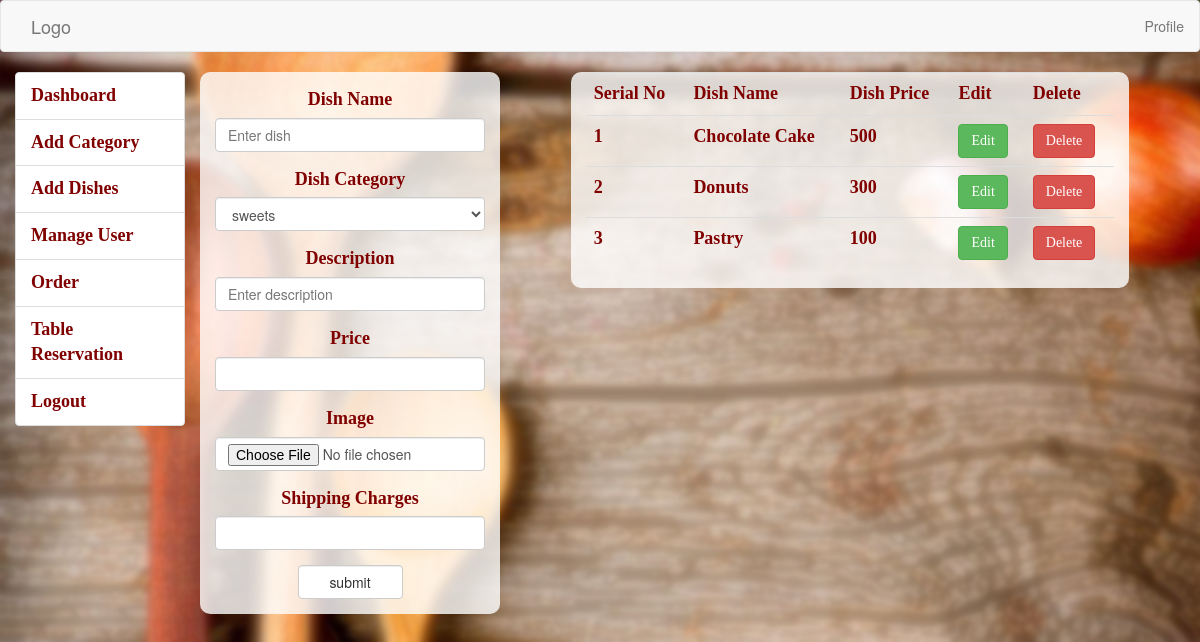
Screenshot of /admin/adishes.php with the database file from the repository.
### tables this page shows
CREATE TABLE `dishesf` (
  `id` int(11) NOT NULL,
  `dish_name` varchar(100) NOT NULL DEFAULT '',
  `dish_category` varchar(100) NOT NULL,
  `description` varchar(100) NOT NULL,
  `price` varchar(100) NOT NULL,
  `image` longblob NOT NULL,
  `shipping_charges` varchar(100) NOT NULL
);

### admin/adishes.php (the view, shortened to what this page needs)
<?php
include 'connect.php';
?>
<html>
<head>
<link rel="stylesheet" href="css/bootstrap.css"/>
	<link rel="stylesheet" href="css/bootstrap.min.css"/>
</head>
<body>
  <?php
  include 'menu1.php';
  ?>
	<div class="col-lg-3" style="background: rgb(255,255,255,.8); padding: 15px; border-radius: 10px;">
		<form action=""class="ab" method="post" enctype="multipart/form-data">
       <div class="form-group">
      <center><label for="dishnme"><b>Dish Name</b></label></center>
      <input type="text" placeholder="Enter dish" name="dishnme" required class="form-control">
    </div>
    <div class="form-group">
      <center><label for="dishcat"><b>Dish Category</b></label></center>
      <select name="dishcat" class="form-control">
        <?php
          $ft=$conn->query("SELECT * from category order by id asc ");
          while ($ftt=mysqli_fetch_array($ft)) {
        ?>
        <option value="<?php echo $ftt['id']; ?>"><?php echo $ftt['category']; ?></option>
        <?php
        }
        ?>
      </select>
    </div>
    <div class="form-group">
      <center><label for="descr"><b>description</b></label></center>
      <input type="text" placeholder="Enter description" name="descr" required class="form-control">
    </div>
    <div class="form-group">
      <center><label for="pri"><b>price</b></label></center>
      <input type="text"  name="pri" required class="form-control">
    </div>
    <div class="form-group">
      <center><label for="img"><b>Image</b></label></center>
      <input type="file"  name="img" required class="form-control">
    </div>
     <div class="form-group">
      <center><label for="sc"><b>shipping Charges</b></label></center>
      <input type="text"  name="sc" required class="form-control">
    </div>
     <div class="col-lg-6 col-lg-offset-3">
     <input type="submit" class="btn btn-default form-control" name="submit" value="submit">
   </div>
  </form>
  </div>
     <div class="col-lg-7">
      <div class="col-lg-10 col-lg-offset-1" style="background: rgb(255,255,255,.8); border-radius: 10px;">
      <table class="table">
        <tr>
          <td>serial no</td>
          <td>Dish name</td>
          <td>Dish Price</td>
          <td>edit</td>
          <td>delete</td>
      </tr>
<?php
$sr="1";
$ft=$conn->query("SELECT * from dishesf order by id asc ");
while ($ftt=mysqli_fetch_array($ft)) {
 ?>
<tr>
  <td><?php echo $sr; ?></td>
  <td><?php echo $ftt['dish_name']; ?></td>
  <td><?php echo $ftt['price']; ?></td>
  <td><a href="#" data-toggle="modal" data-target="#ab<?php echo $ftt['id']; ?>" class="btn btn-success">edit</a></td>
  <td><a href="dish_del.php?id=<?php echo $ftt['id'];?>"   class="btn btn-danger">delete</a></td>
</tr>
<?php
$sr++;
}
  ?>
      </table>
      </div>
       <div class=" col-lg-3">
</body>
</html>

### admin/connect.php (style rules this page uses)
body { background-image: url('../img/5.jpg'); width: 100%; }
body table { color: maroon; font-weight: bold; text-transform: capitalize; border-radius: 10px; font-family: Gabriola; font-size: 18px; }
body label { color: maroon; font-family: Gabriola; font-size: 18px; text-transform: capitalize; }

### admin/adishes.php (style rules this page uses)
label { font-size: 20px; }

### rows the page displays
dishesf: dish_name "Chocolate Cake", price "500"
dishesf: dish_name "Donuts", price "300"
dishesf: dish_name "Pastry", price "100"

### other values shown
form field dishcat "sweets"
